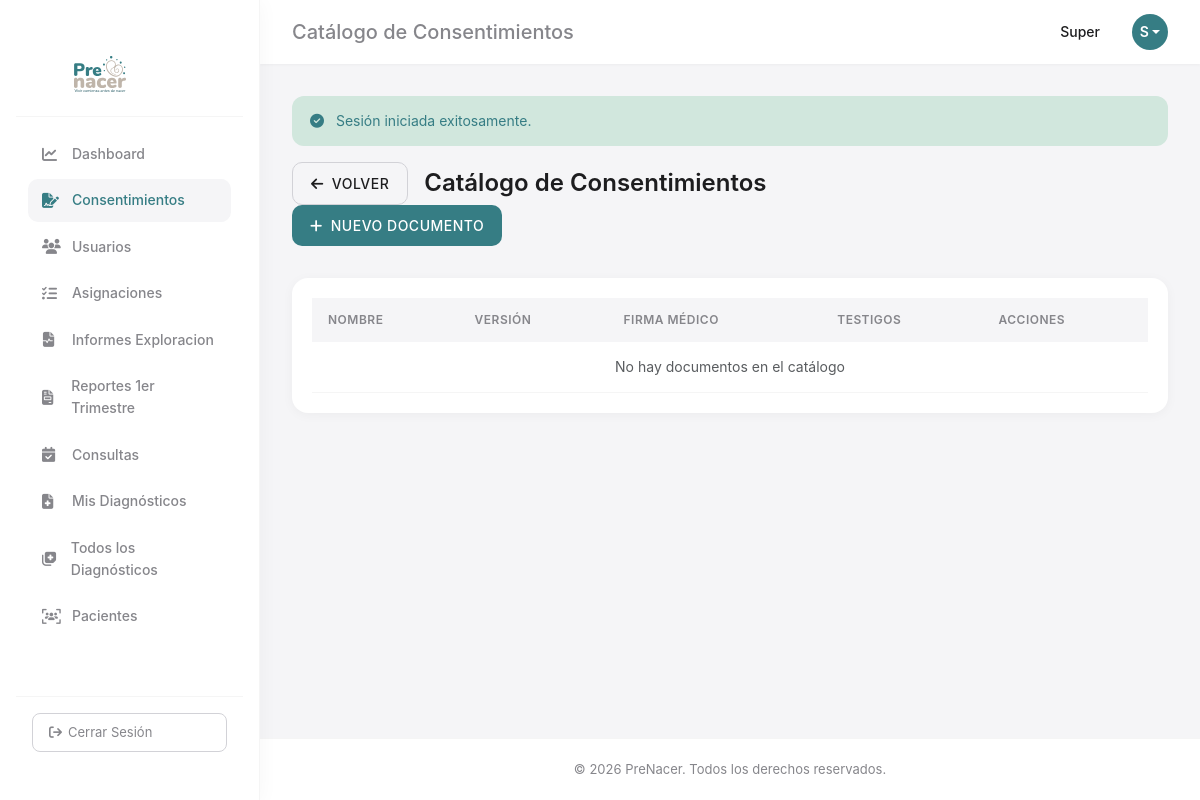
The page /consentimientos/catalogo (signed in) on the database as committed earlier.
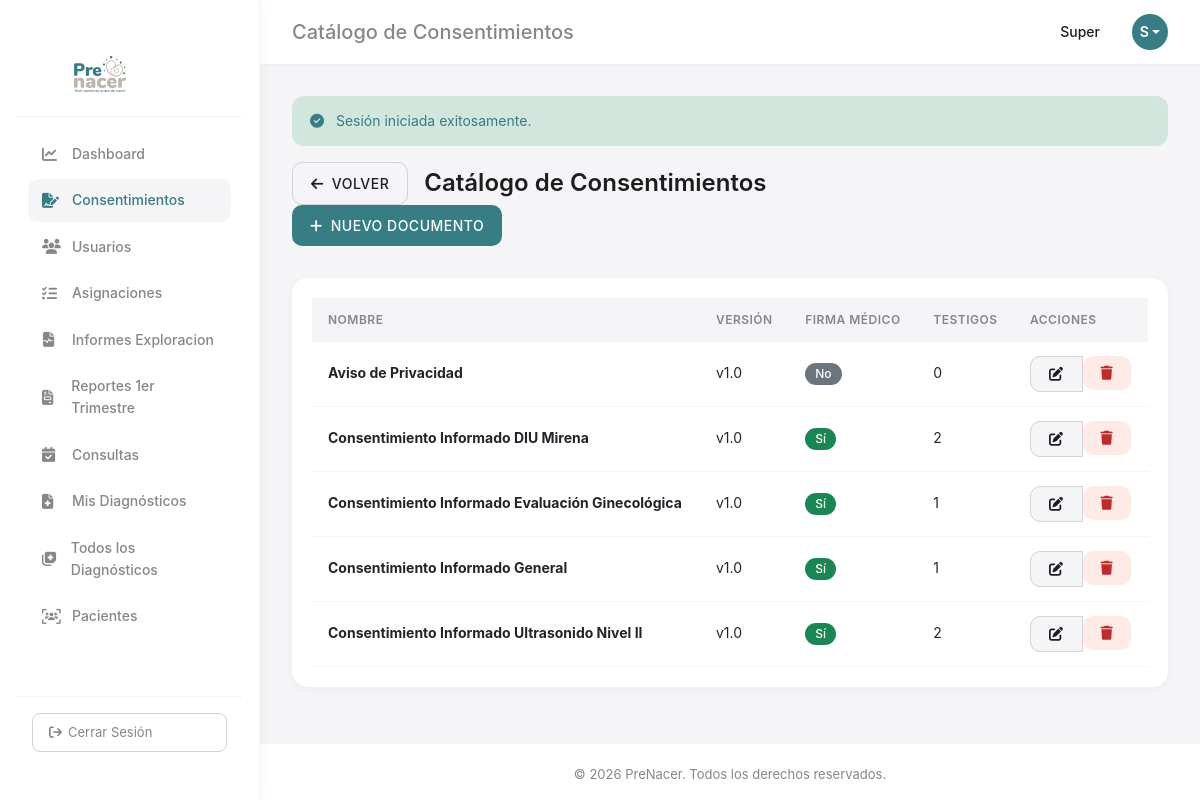
The same page on the database as committed later.
### tables this page shows
CREATE TABLE IF NOT EXISTS catalogo_consentimientos (
    id INT AUTO_INCREMENT PRIMARY KEY,
    nombre_documento VARCHAR(150) NOT NULL,
    version VARCHAR(10),
    requiere_firma_medico BOOLEAN DEFAULT TRUE,
    cantidad_testigos INT DEFAULT 0,
    activo BOOLEAN DEFAULT TRUE,
    created_at TIMESTAMP DEFAULT CURRENT_TIMESTAMP,
    updated_at TIMESTAMP DEFAULT CURRENT_TIMESTAMP ON UPDATE CURRENT_TIMESTAMP
);

### controllers/ConsentimientoController.php (called while the page is built, shortened)
<?php
require_once __DIR__ . '/../models/CatalogoConsentimiento.php';
class ConsentimientoController extends Controller
{
    private $catalogoModel;
    public function __construct()
    {
        $this->catalogoModel = new CatalogoConsentimiento();
    }
    public function catalogo()
    {
        $documentos = $this->catalogoModel->getAll();
        $this->render('consentimientos/catalogo/index', ['documentos' => $documentos]);
    }
}

### core/Router.php (called while the page is built, shortened)
<?php
class Router
{
    protected $routes = [];
    public function get($path, $callback)
    {
        $this->routes['GET'][$path] = $callback;
    }
    public function post($path, $callback)
    {
        $this->routes['POST'][$path] = $callback;
    }
    public function resolve()
    {
        $path = $_SERVER['REQUEST_URI'] ?? '/';
        $method = $_SERVER['REQUEST_METHOD'] ?? 'GET';
        $callback = $this->routes[$method][$path] ?? false;
        if (is_array($callback)) {
            $callback[0] = new $callback[0]();
        }
        return call_user_func($callback);
    }
}

### index.php (called while the page is built, shortened)
<?php
require_once __DIR__ . '/core/Router.php';
require_once __DIR__ . '/controllers/ConsentimientoController.php';
$router = new Router();
$router->get('/dashboard', [DashboardController::class, 'index']);
$router->get('/perfil', [PerfilController::class, 'index']);
$router->get('/usuarios', [UserController::class, 'index']);
$router->get('/usuarios/create', [UserController::class, 'create']);
$router->post('/usuarios/store', [UserController::class, 'store']);
$router->get('/usuarios/edit', [UserController::class, 'edit']);
$router->post('/usuarios/update', [UserController::class, 'update']);
$router->get('/diagnosticos', [DiagnosticoController::class, 'index']);
$router->get('/diagnosticos/todos', [DiagnosticoController::class, 'todos']);
$router->get('/diagnosticos/create', [DiagnosticoController::class, 'create']);
$router->post('/diagnosticos/store', [DiagnosticoController::class, 'store']);
$router->get('/diagnosticos/show', [DiagnosticoController::class, 'show']);
$router->get('/diagnosticos/edit', [DiagnosticoController::class, 'edit']);
$router->post('/diagnosticos/update', [DiagnosticoController::class, 'update']);
$router->get('/asignaciones', [AsignacionController::class, 'index']);
$router->get('/asignaciones/mis-pacientes', [AsignacionController::class, 'misPacientes']);
$router->get('/asignaciones/create', [AsignacionController::class, 'create']);
$router->post('/asignaciones/store', [AsignacionController::class, 'store']);
$router->get('/pacientes', [PacienteController::class, 'index']);
$router->get('/pacientes/create', [PacienteController::class, 'create']);
$router->post('/pacientes/store', [PacienteController::class, 'store']);
$router->get('/informes_exploracion', [InformesExploracionController::class, 'index']);
$router->get('/informes_exploracion/create', [InformesExploracionController::class, 'create']);
$router->post('/informes_exploracion/store', [InformesExploracionController::class, 'store']);
$router->get('/informes_exploracion/show', [InformesExploracionController::class, 'show']);
$router->get('/informes_exploracion/edit', [InformesExploracionController::class, 'edit']);
$router->post('/informes_exploracion/update', [InformesExploracionController::class, 'update']);
$router->get('/informes_exploracion/delete', [InformesExploracionController::class, 'delete']);
$router->get('/informes_exploracion/por-paciente', [InformesExploracionController::class, 'porPaciente']);
$router->get('/consultas', [ConsultaController::class, 'index']);
$router->get('/consultas/create', [ConsultaController::class, 'create']);
$router->post('/consultas/store', [ConsultaController::class, 'store']);
$router->get('/consultas/show', [ConsultaController::class, 'show']);
$router->get('/reportes_1er_trimestre', [Reportes1erTrimestreController::class, 'index']);
$router->get('/reportes_1er_trimestre/create', [Reportes1erTrimestreController::class, 'create']);
$router->post('/reportes_1er_trimestre/store', [Reportes1erTrimestreController::class, 'store']);
$router->get('/reportes_1er_trimestre/show', [Reportes1erTrimestreController::class, 'show']);
$router->get('/reportes_1er_trimestre/edit', [Reportes1erTrimestreController::class, 'edit']);
$router->post('/reportes_1er_trimestre/update', [Reportes1erTrimestreController::class, 'update']);
$router->get('/reportes_1er_trimestre/print', [Reportes1erTrimestreController::class, 'print']);
$router->post('/reportes_1er_trimestre/delete', [Reportes1erTrimestreController::class, 'delete']);
$router->get('/consentimientos', [ConsentimientoController::class, 'index']);
$router->get('/consentimientos/create', [ConsentimientoController::class, 'create']);
$router->post('/consentimientos/store', [ConsentimientoController::class, 'store']);
$router->get('/consentimientos/firmar', [ConsentimientoController::class, 'firmar']);
$router->post('/consentimientos/storeFirma', [ConsentimientoController::class, 'storeFirma']);
$router->get('/consentimientos/show', [ConsentimientoController::class, 'show']);
$router->get('/consentimientos/print', [ConsentimientoController::class, 'print']);
$router->get('/consentimientos/catalogo', [ConsentimientoController::class, 'catalogo']);
$router->get('/consentimientos/catalogo/create', [ConsentimientoController::class, 'catalogoCreate']);
$router->post('/consentimientos/catalogo/store', [ConsentimientoController::class, 'catalogoStore']);
$router->get('/consentimientos/catalogo/edit', [ConsentimientoController::class, 'catalogoEdit']);
$router->post('/consentimientos/catalogo/update', [ConsentimientoController::class, 'catalogoUpdate']);
$router->post('/consentimientos/catalogo/delete', [ConsentimientoController::class, 'catalogoDelete']);
$router->get('/login', [AuthController::class, 'showLogin']);
$router->post('/login', [AuthController::class, 'login']);
$router->get('/logout', [AuthController::class, 'logout']);
$router->get('/forgot-password', [PasswordResetController::class, 'showForgotForm']);
$router->post('/forgot-password', [PasswordResetController::class, 'sendResetLink']);
$router->get('/reset-password', [PasswordResetController::class, 'showResetForm']);
$router->post('/reset-password', [PasswordResetController::class, 'resetPassword']);
$router->get('/', [AuthController::class, 'showLogin']);
$router->resolve();

### core/Database.php (called while the page is built, shortened)
<?php
class Database
{
    private static $instance = null;
    private $pdo;
    private function __construct()
    {
        try {
            $dsn = "mysql:host=" . DB_HOST . ";port=" . DB_PORT . ";dbname=" . DB_NAME . ";charset=" . DB_CHARSET;
            $options = [
                PDO::ATTR_ERRMODE => PDO::ERRMODE_EXCEPTION,
                PDO::ATTR_DEFAULT_FETCH_MODE => PDO::FETCH_ASSOC,
                PDO::ATTR_EMULATE_PREPARES => false,
            ];
            $this->pdo = new PDO($dsn, DB_USER, DB_PASS, $options);
        }
        catch (PDOException $e) {
            die("Database Connection Error: " . $e->getMessage());
        }
    }
    public static function getInstance()
    {
        if (self::$instance === null) {
            self::$instance = new self();
        }
        return self::$instance;
    }
    public function getConnection()
    {
        return $this->pdo;
    }
}

### models/CatalogoConsentimiento.php (called while the page is built, shortened)
<?php
require_once __DIR__ . '/../core/Database.php';
class CatalogoConsentimiento
{
    private $db;
    public function __construct()
    {
        $this->db = Database::getInstance()->getConnection();
    }
    public function getAll()
    {
        $stmt = $this->db->query("SELECT * FROM catalogo_consentimientos WHERE activo = 1 ORDER BY nombre_documento");
        return $stmt->fetchAll();
    }
}

### helpers/Url.php (called while the page is built, shortened)
<?php
class Url
{
    public static function base()
    {
        $scriptPath = dirname($_SERVER['SCRIPT_NAME']);
        if ($scriptPath === '/' || $scriptPath === '\\') {
            return '';
        }
        return $scriptPath;
    }
    public static function to($path)
    {
        $path = ltrim($path, '/');
        if (empty($path)) {
            return self::base();
        }
        return rtrim(self::base(), '/') . '/' . ltrim($path, '/');
    }
}

### views/consentimientos/catalogo/index.php (the view, shortened to what the rows shown need)
<?php
require_once __DIR__ . '/../../layouts/header.php';
require_once __DIR__ . '/../../layouts/sidebar.php';
?>
<div class="page-header">
    <div class="d-flex align-items-center gap-3">
        <h1 class="page-title mb-0">Catálogo de Consentimientos</h1>
    </div>
</div>
<div class="card">
    <div class="card-body">
        <div class="table-responsive">
            <table class="table table-hover">
                <thead>
                    <tr>
                        <th>Nombre</th>
                        <th>Versión</th>
                        <th>Firma Médico</th>
                        <th>Testigos</th>
                        <th>Acciones</th>
                    </tr>
                </thead>
                <tbody>
                    <?php if (!empty($documentos)): ?>
                        <?php foreach ($documentos as $doc): ?>
                            <tr>
                                <td><strong><?php echo htmlspecialchars($doc['nombre_documento']); ?></strong></td>
                                <td><?php echo $doc['version'] ? htmlspecialchars($doc['version']) : '-'; ?></td>
                                <td>
                                    <span class="badge bg-<?php echo $doc['requiere_firma_medico'] ? 'success' : 'secondary'; ?>">
                                        <?php echo $doc['requiere_firma_medico'] ? 'Sí' : 'No'; ?>
                                    </span>
                                </td>
                                <td><?php echo (int) $doc['cantidad_testigos']; ?></td>
                                <td>
                                    <div class="btn-group btn-group-sm">
                                        <a href="<?php echo Url::to('/consentimientos/catalogo/edit?id=' . $doc['id']); ?>" class="btn btn-apple btn-apple-secondary" title="Editar">
                                            <i class="fa-solid fa-edit"></i>
                                        </a>
                                        <form method="POST" action="<?php echo Url::to('/consentimientos/catalogo/delete'); ?>" style="display:inline;" onsubmit="return confirm('¿Eliminar este documento?');">
                                            <button type="submit" class="btn btn-apple btn-apple-danger btn-sm" title="Eliminar">
                                                <i class="fa-solid fa-trash"></i>
                                            </button>
                                        </form>
                                    </div>
                                </td>
                            </tr>
                        <?php endforeach; ?>
                    <?php else: ?>
                        <tr>
                            <td colspan="5" class="text-center text-muted">No hay documentos en el catálogo</td>
                        </tr>
                    <?php endif; ?>
                </tbody>
            </table>
        </div>
    </div>
</div>
<?php require_once __DIR__ . '/../../layouts/footer.php'; ?>

Rows that differ between the two databases and show on the page:
added catalogo_consentimientos: nombre_documento "Aviso de Privacidad", version "v1.0", requiere_firma_medico "No", cantidad_testigos "0"
added catalogo_consentimientos: nombre_documento "Consentimiento Informado DIU Mirena", version "v1.0", requiere_firma_medico "Sí", cantidad_testigos "2"
added catalogo_consentimientos: nombre_documento "Consentimiento Informado Evaluación Ginecológica", version "v1.0", requiere_firma_medico "Sí", cantidad_testigos "1"
added catalogo_consentimientos: nombre_documento "Consentimiento Informado General", version "v1.0", requiere_firma_medico "Sí", cantidad_testigos "1"
added catalogo_consentimientos: nombre_documento "Consentimiento Informado Ultrasonido Nivel II", version "v1.0", requiere_firma_medico "Sí", cantidad_testigos "2"
Other text that changed with them:
text no longer shown: "No hay documentos en el catálogo"
